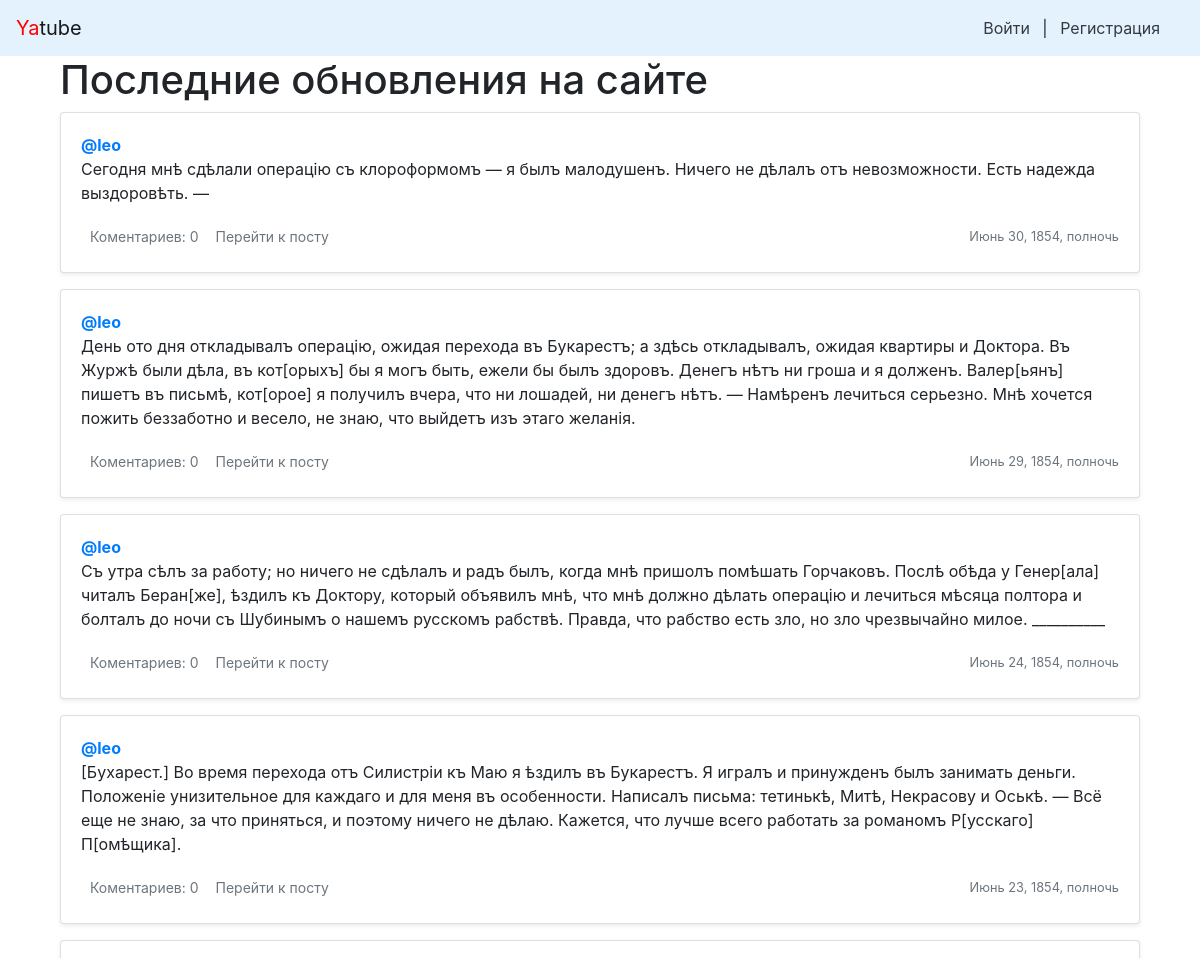
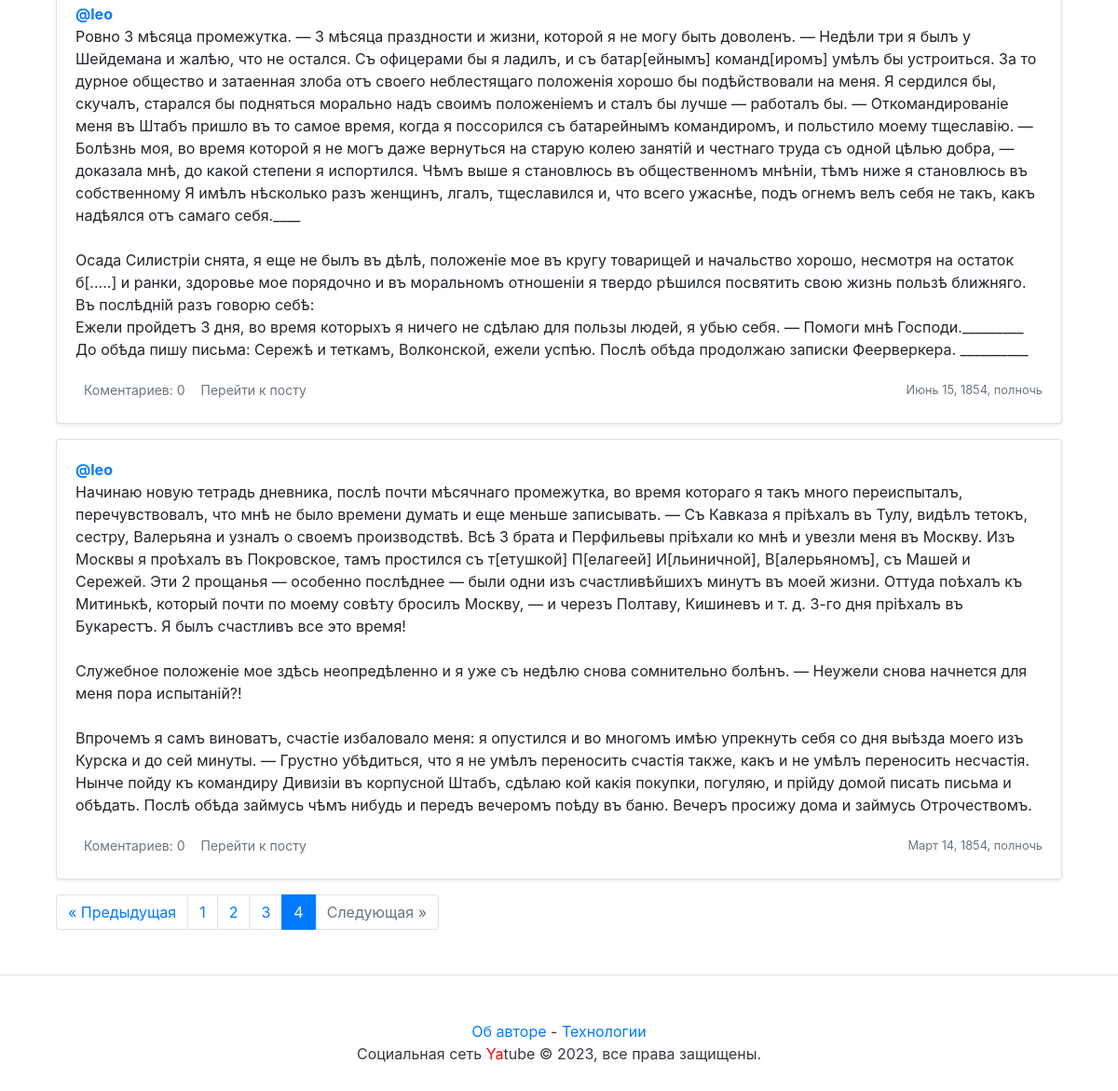
/?page=4, run on the app's committed database (2 pictures, top to bottom).
### posts/models.py (models this page shows)
class Post(models.Model):
    class Meta():
        ordering = ['-pub_date', '-id']
    text = models.TextField(max_length=200)
    pub_date = models.DateTimeField("date published", auto_now_add=True)
    author = models.ForeignKey(User, on_delete=models.CASCADE, related_name="post")
    group = models.ForeignKey(Group, on_delete=models.SET_NULL, blank=True, null=True, related_name="post")
    image = models.ImageField(upload_to='posts/', blank=True, null=True)

### posts/views.py (the view)
# urls.py: path("", views.index, name="index"),
def index(request):
    post_list = get_cached_index_page()
    paginator = Paginator(post_list, 10)
    page_number = request.GET.get('page', 1)
    page = paginator.get_page(page_number)
    return render(
        request,
        'index.html',
        {'page': page, 'paginator': paginator}
    )

### posts/views.py (called while the page is built)
def get_cached_index_page():
    data = cache.get('index_page')
    if data is None:
        data = Post.objects.select_related('author', 'group').all()
        cache.set('index_page', data, 20)
    return data

### yatube/context_processors.py (called while the page is built)
def year(request):
    cur_year = dt.datetime.now().year
    return {'year' : cur_year}

### posts/templates/index.html (shortened to what this page needs)
{% extends "base.html" %}
{% block content %}
    <div class="container">
           <h1> Последние обновления на сайте</h1>
                {% for post in page %}
                    {% include "post_item.html" with post=post %}
                {% endfor %}
            {% if page.has_other_pages %}
                {% include "paginator.html" with items=page paginator=paginator%}
            {% endif %}
    </div>
{% endblock %}

### posts/templates/post_item.html (shortened to what this page needs)
<div class="card mb-3 mt-1 shadow-sm">
    {% load thumbnail %}
    <div class="card-body">
        <p class="card-text">
            <a name="post_{{ post.id }}" href="{% url 'profile' post.author.username %}">
                <strong class="d-block text-gray-dark">@{{ post.author }}</strong>
            </a>
            {{ post.text|linebreaksbr }}
        </p>
        <div class="d-flex justify-content-between align-items-center">
            <div class="btn-group ">
                <small class="btn btn-sm text-muted">Коментариев: {{ post.comments.count }}</small>
                {% if not is_post %}
                    <a class="btn btn-sm text-muted" href="{% url 'post' post.author.username post.id %}" role="button">
                        Перейти к посту
                    </a>
                {% endif %}
            </div>
            <small class="text-muted">{{ post.pub_date }}</small>
        </div>
    </div>
</div>

### data on the page
Post: author "leo", text "Сегодня мнѣ сдѣлали операцію съ клороформомъ — я былъ малодушенъ. Ничего не дѣлалъ отъ невозможности. Есть надежда выздоровѣть. —", comments.count "0", pub_date "Июнь 30, 1854, полночь"
Post: author "leo", text "День ото дня откладывалъ операцію, ожидая перехода въ Букарестъ; a здѣсь откладывалъ, ожидая квартиры и Доктора. Въ Журжѣ были дѣла, въ кот[орыхъ] бы я могъ быть, ежели бы былъ здоровъ. Денегъ нѣтъ ни гроша и я долженъ. Валер[ьянъ] пишетъ въ письмѣ, кот[орое] я получилъ вчера, что ни лошадей, ни денегъ нѣтъ. — Намѣренъ лечиться серьезно. Мнѣ хочется пожить беззаботно и весело, не знаю, что выйдетъ изъ этаго желанія.", comments.count "0", pub_date "Июнь 29, 1854, полночь"
Post: author "leo", text "Съ утра сѣлъ за работу; но ничего не сдѣлалъ и радъ былъ, когда мнѣ пришолъ помѣшать Горчаковъ. Послѣ обѣда у Генер[ала] читалъ Беран[же], ѣздилъ къ Доктору, который объявилъ мнѣ, что мнѣ должно дѣлать операцію и лечиться мѣсяца полтора и болталъ до ночи съ Шубинымъ о нашемъ русскомъ рабствѣ. Правда, что рабство есть зло, но зло чрезвычайно милое. __________", comments.count "0", pub_date "Июнь 24, 1854, полночь"
Post: author "leo", text "[Бухарест.] Во время перехода отъ Силистріи къ Маю я ѣздилъ въ Букарестъ. Я игралъ и принужденъ былъ занимать деньги. Положеніе унизительное для каждаго и для меня въ особенности. Написалъ письма: тетинькѣ, Митѣ, Некрасову и Оськѣ. — Всё еще не знаю, за что приняться, и поэтому ничего не дѣлаю. Кажется, что лучше всего работать за романомъ Р[усскаго] П[омѣщика].", comments.count "0", pub_date "Июнь 23, 1854, полночь"
Post: author "leo", text "Ровно 3 мѣсяца промежутка. — 3 мѣсяца праздности и жизни, которой я не могу быть доволенъ. — Недѣли три я былъ у Шейдемана и жалѣю, что не остался. Съ офицерами бы я ладилъ, и съ батар[ейнымъ] команд[иромъ] умѣлъ бы устроиться. За то дурное общество и затаенная злоба отъ своего неблестящаго положенія хорошо бы подѣйствовали на меня. Я сердился бы, скучалъ, старался бы подняться морально надъ своимъ положеніемъ и сталъ бы лучше — работалъ бы. — Откомандированіе меня въ Штабъ пришло въ то самое время, когда я поссорился съ батарейнымъ командиромъ, и польстило моему тщеславію. — Болѣзнь моя, во время которой я не могъ даже вернуться на старую колею занятій и честнаго труда съ одной цѣлью…", comments.count "0", pub_date "Июнь 15, 1854, полночь"
Post: author "leo", text "Начинаю новую тетрадь дневника, послѣ почти мѣсячнаго промежутка, во время котораго я такъ много переиспыталъ, перечувствовалъ, что мнѣ не было времени думать и еще меньше записывать. — Съ Кавказа я пріѣхалъ въ Тулу, видѣлъ тетокъ, сестру, Валерьяна и узналъ о своемъ производствѣ. Всѣ 3 брата и Перфильевы пріѣхали ко мнѣ и увезли меня въ Москву. Изъ Москвы я проѣхалъ въ Покровское, тамъ простился съ т[етушкой] П[елагеей] И[льиничной], В[алерьяномъ], съ Машей и Сережей. Эти 2 прощанья — особенно послѣднее — были одни изъ счастливѣйшихъ минутъ въ моей жизни. Оттуда поѣхалъ къ Митинькѣ, который почти по моему совѣту бросилъ Москву, — и черезъ Полтаву, Кишиневъ и т. д. 3-го дня пріѣхалъ въ…", comments.count "0", pub_date "Март 14, 1854, полночь"

### other printed values
{{ i }} "1" "2" "3"
{{ i }} "4"
